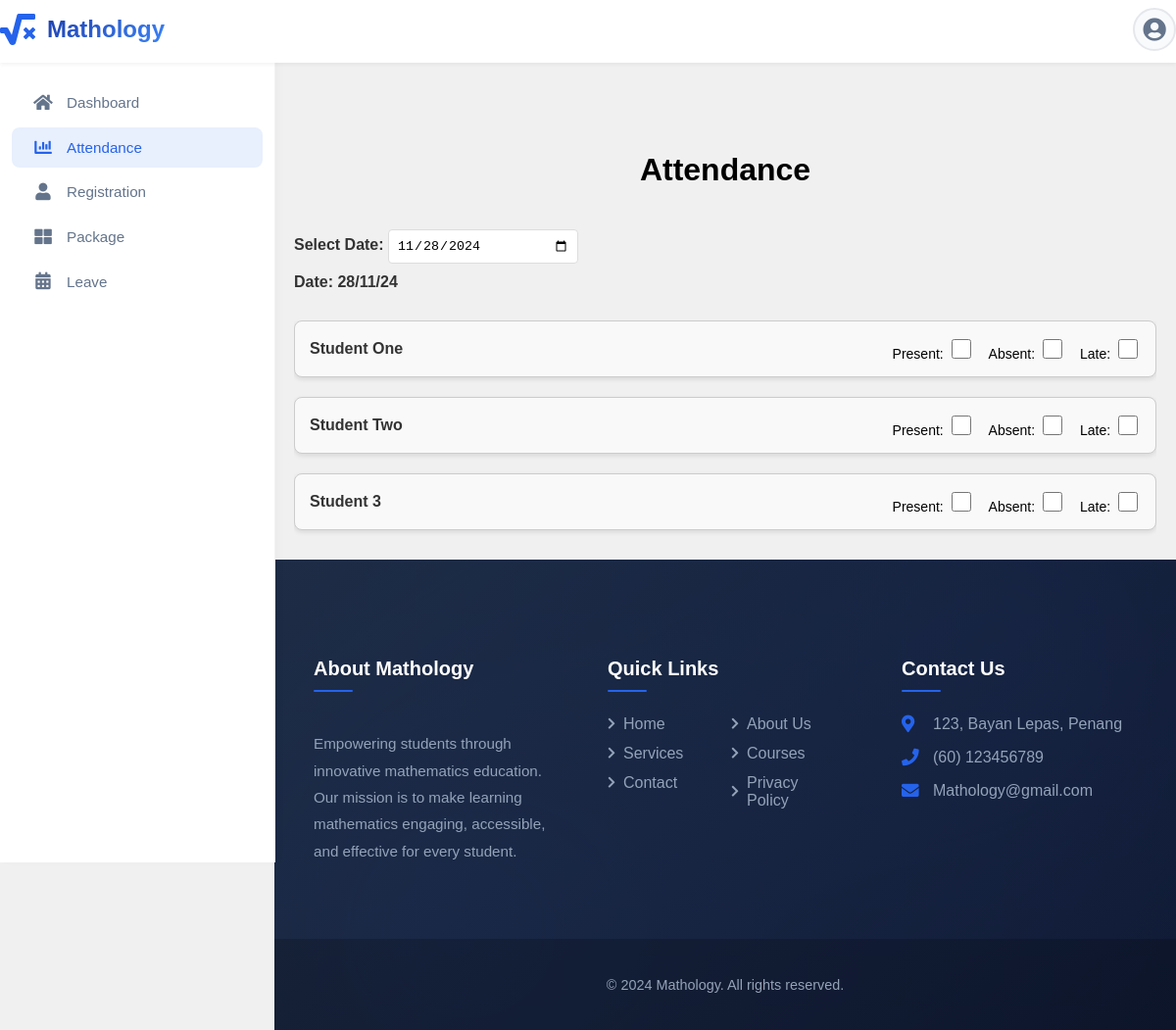
Page /staff/staff-attendance.php (signed in) on the committed database.
### tables this page shows
CREATE TABLE `students` (
  `student_id` int(11) NOT NULL,
  `parent_id` int(11) DEFAULT NULL,
  `student_name` varchar(100) NOT NULL,
  `class` varchar(50) DEFAULT NULL,
  `package_id` int(11) DEFAULT NULL,
  `total_fees` decimal(10,2) DEFAULT NULL,
  `fees_paid` decimal(10,2) DEFAULT NULL,
  `created_at` timestamp NOT NULL DEFAULT current_timestamp()
);

### staff/includes/fetch-attendance-data-process.php (called while the page is built, shortened)
<?php
require_once "../config/connect.php";
$selectedDate = isset($_GET['date']) ? $_GET['date'] : date("Y-m-d");
$sqlStudents = "SELECT * FROM students";
$studentsResult = mysqli_query($conn, $sqlStudents);
$studentsWithAttendance = array();
$attendanceRecords = array();
while ($student = mysqli_fetch_assoc($studentsResult)) {
    $studentsWithAttendance[] = array(
        'student_id' => $student['student_id'],
        'student_name' => $student['student_name'],
        'attendance_status' => isset($attendanceRecords[$student['student_id']]) ? $attendanceRecords[$student['student_id']] : null
    );
}
?>

### staff/staff-attendance.php (the view, shortened to what this page needs)
<?php
require_once "../config/connect.php";
include "../includes/header.php";
require_once "../includes/sidebar.php";
require_once "includes/fetch-attendance-data-process.php";
?>
<head>
    <link rel="stylesheet" href="../assets/css/staff.css">
    <link rel="stylesheet" href="../assets/css/styles.css">
</head>
<body>
    <div class="dashboard-layout">
        <div class="main-content">
            <h1>Attendance</h1>
            <div class="attendance-date">
                <label for="date-select">Select Date: </label>
                <input
                    type="date"
                    id="date-select"
                    value="<?php echo $selectedDate; ?>"
                    max="<?php echo date('Y-m-d'); ?>"
                    onchange="updateAttendanceDate(this.value)">
                <div id="selected-date">
                    Date: <?php echo date("d/m/y", strtotime($selectedDate)); ?>
                </div>
            </div>
            <?php if (!empty($studentsWithAttendance)): ?>
                <div class="attendance-container-list">
                    <?php foreach ($studentsWithAttendance as $student): ?>
                        <div class="attendance-record">
                            <div class="student-name"><?php echo htmlspecialchars($student['student_name']); ?></div>
                            <div class="attendance-status">
                                <label>
                                    Present:
                                    <input
                                        type="checkbox"
                                        id="present_<?php echo $student['student_id']; ?>"
                                        <?php echo ($student['attendance_status'] == 'present') ? 'checked' : ''; ?>
                                        onclick="toggleAttendance(<?php echo $student['student_id']; ?>, 'present')" />
                                </label>
                                <label>
                                    Absent:
                                    <input
                                        type="checkbox"
                                        id="absent_<?php echo $student['student_id']; ?>"
                                        <?php echo ($student['attendance_status'] == 'absent') ? 'checked' : ''; ?>
                                        onclick="toggleAttendance(<?php echo $student['student_id']; ?>, 'absent')" />
                                </label>
                                <label>
                                    Late:
                                    <input
                                        type="checkbox"
                                        id="late_<?php echo $student['student_id']; ?>"
                                        <?php echo ($student['attendance_status'] == 'late') ? 'checked' : ''; ?>
                                        onclick="toggleAttendance(<?php echo $student['student_id']; ?>, 'late')" />
                                </label>
                            </div>
                        </div>
                    <?php endforeach; ?>
                </div>
            <?php else: ?>
                <p>No attendance records available for this date.</p>
            <?php endif; ?>
        </div>
    </div>
</body>
<?php
include "../includes/footer.php";
?>

### assets/css/styles.css (style rules this page uses)
html, body { height: 100%; margin: 0; padding: 0; }
body { font-family: Arial, sans-serif; background-color: #f0f0f0; display: flex; flex-direction: column; min-height: 100vh; }
.main-content { flex: 1; padding: 20px; display: flex; flex-direction: column; position: relative; padding-bottom: 80px; display: flex; flex-direction: column; align-items: center; margin-left: 280px; margin-top: 50px; padding-top: 120px; transition: margin-left 0.3s cubic-bezier(0.4, 0, 0.2, 1); }
.main-content { margin-left: 280px; padding: 20px; transition: margin-left 0.3s cubic-bezier(0.4, 0, 0.2, 1); padding-top: 84px; }

### assets/css/staff.css (style rules this page uses)
.attendance-container-list { margin-top:10px; display: flex; flex-direction: column; gap: 10px; width: 100%; overflow-y: auto; }
.attendance-record { display: flex; justify-content: space-between; align-items: center; border: 1px solid #ccc; padding: 15px; border-radius: 8px; box-shadow: 0 2px 5px rgba(0, 0, 0, 0.1); background-color: #f9f9f9; margin-bottom: 10px; }
.attendance-record .student-name { flex: 1; font-weight: bold; }
.attendance-record .attendance-status { display: flex; gap: 15px; }
.attendance-record label { font-size: 14px; }
.attendance-date { width:100% !important; font-size: 16px; font-weight: bold; text-align: left; color: #333; margin-bottom: 5px; }
#date-select { width:20%; margin-bottom:10px; }
input[type="checkbox"] { width: 20px; height: 20px; }
.attendance-date { margin: 20px 0; }
.attendance-date input[type="date"] { padding: 8px; border: 1px solid #ddd; border-radius: 4px; margin-right: 10px; }
.attendance-date #selected-date { display: block; font-weight: bold; }
.student-name { font-weight: 500; color: #333; }

### rows in the picture
students: student_name "Student One"
students: student_name "Student Two"
students: student_name "Student 3"

### other values in the picture
$item['text'] "Dashboard"
$item['text'] "Attendance"
$item['text'] "Registration"
$item['text'] "Package"
$item['text'] "Leave"
date("d/m/y", strtotime($selectedDate)) "28/11/24"
